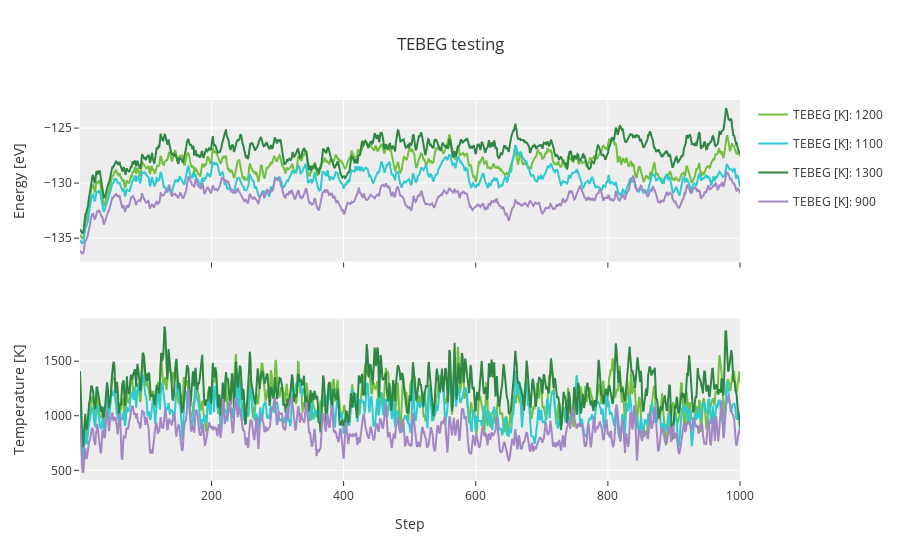

Write notebook code for a chart like this one.
### Code cell
from plotly.subplots import make_subplots
import plotly.graph_objects as go
from colorhash import ColorHash

# graphing 1x2
fig = make_subplots(rows=2, cols=1, shared_xaxes=True)

for setting in results['TEBEG [K]'].unique():
    subset = results.query('`TEBEG [K]`==@setting')
    fig.append_trace(go.Scatter(
                x=subset['Step'],
                y=subset['Energy [eV]'],
                name=f'TEBEG [K]: {setting}',
                hovertemplate=
                    "%{text}"+"<br>Number of k-points: %{x}"+"<br>Final energy: %{y}",
                legendgroup=f'{setting}',
                marker={'color':ColorHash(setting).hex}
            ),
            row=1, col=1
            )
    fig.append_trace(go.Scatter(
                x=subset['Step'],
                y=subset['Temperature [K]'],
                name=f'TEBEG [K]: {setting}',
                hovertemplate=
                    "%{text}"+"<br>Number of k-points: %{x}"+"<br>CPU time: %{y}",
                legendgroup=f'{setting}',
                showlegend=False,
                marker={'color':ColorHash(setting).hex}
            ),
            row=2, col=1
            )
fig.update_layout(
        title_text = 'TEBEG testing',
        )

fig.update_xaxes(title_text='Step', row=2, col=1)
fig.update_yaxes(title_text='Energy [eV]', row=1, col=1)
fig.update_yaxes(title_text='Temperature [K]', row=2, col=1)

### Figure 1 — Plotly figure (JSON) as saved in the notebook; plotly's stock layout.template omitted (floating-point values rounded to 4 significant figures; data arrays with more than 128 entries replaced by an {"elided": "..."} marker saying what was removed)
{"data": [{"hovertemplate": "%{text}<br>Number of k-points: %{x}<br>Final energy: %{y}", "legendgroup": "1200", "marker": {"color": "#73bf40"}, "name": "TEBEG [K]: 1200", "type": "scatter", "x": {"elided": "1000 int values"}, "xaxis": "x", "y": {"elided": "1000 float values"}, "yaxis": "y"}, {"hovertemplate": "%{text}<br>Number of k-points: %{x}<br>CPU time: %{y}", "legendgroup": "1200", "marker": {"color": "#73bf40"}, "name": "TEBEG [K]: 1200", "showlegend": false, "type": "scatter", "x": {"elided": "1000 int values"}, "xaxis": "x2", "y": {"elided": "1000 float values"}, "yaxis": "y2"}, {"hovertemplate": "%{text}<br>Number of k-points: %{x}<br>Final energy: %{y}", "legendgroup": "1100", "marker": {"color": "#2dcad2"}, "name": "TEBEG [K]: 1100", "type": "scatter", "x": {"elided": "1000 int values"}, "xaxis": "x", "y": {"elided": "1000 float values"}, "yaxis": "y"}, {"hovertemplate": "%{text}<br>Number of k-points: %{x}<br>CPU time: %{y}", "legendgroup": "1100", "marker": {"color": "#2dcad2"}, "name": "TEBEG [K]: 1100", "showlegend": false, "type": "scatter", "x": {"elided": "1000 int values"}, "xaxis": "x2", "y": {"elided": "1000 float values"}, "yaxis": "y2"}, {"hovertemplate": "%{text}<br>Number of k-points: %{x}<br>Final energy: %{y}", "legendgroup": "1300", "marker": {"color": "#2d8643"}, "name": "TEBEG [K]: 1300", "type": "scatter", "x": {"elided": "1000 int values"}, "xaxis": "x", "y": {"elided": "1000 float values"}, "yaxis": "y"}, {"hovertemplate": "%{text}<br>Number of k-points: %{x}<br>CPU time: %{y}", "legendgroup": "1300", "marker": {"color": "#2d8643"}, "name": "TEBEG [K]: 1300", "showlegend": false, "type": "scatter", "x": {"elided": "1000 int values"}, "xaxis": "x2", "y": {"elided": "1000 float values"}, "yaxis": "y2"}, {"hovertemplate": "%{text}<br>Number of k-points: %{x}<br>Final energy: %{y}", "legendgroup": "900", "marker": {"color": "#a387c5"}, "name": "TEBEG [K]: 900", "type": "scatter", "x": {"elided": "1000 int values"}, "xaxis": "x", "y": {"elided": "1000 float values"}, "yaxis": "y"}, {"hovertemplate": "%{text}<br>Number of k-points: %{x}<br>CPU time: %{y}", "legendgroup": "900", "marker": {"color": "#a387c5"}, "name": "TEBEG [K]: 900", "showlegend": false, "type": "scatter", "x": {"elided": "1000 int values"}, "xaxis": "x2", "y": {"elided": "1000 float values"}, "yaxis": "y2"}], "layout": {"title": {"text": "TEBEG testing"}, "xaxis": {"anchor": "y", "domain": [0, 1], "matches": "x2", "showticklabels": false}, "xaxis2": {"anchor": "y2", "domain": [0, 1], "title": {"text": "Step"}}, "yaxis": {"anchor": "x", "domain": [0.575, 1], "title": {"text": "Energy [eV]"}}, "yaxis2": {"anchor": "x2", "domain": [0, 0.425], "title": {"text": "Temperature [K]"}}}}
